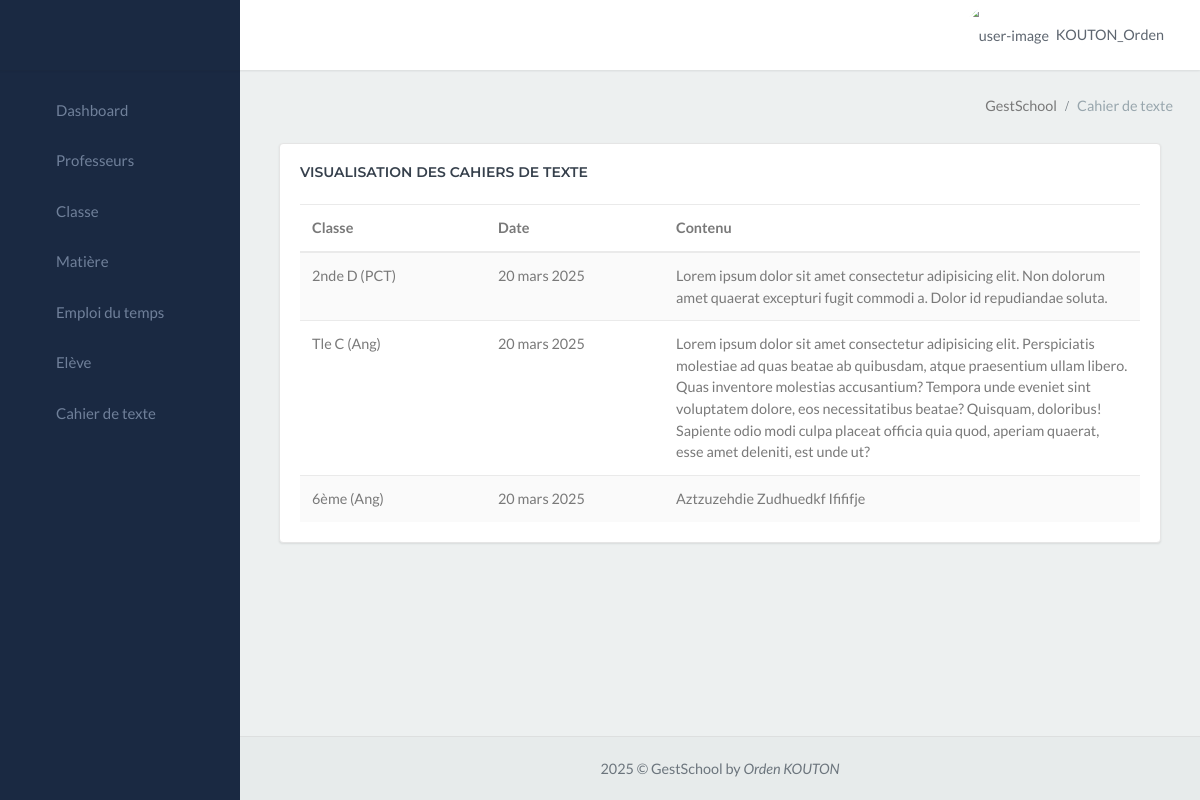
/gestschool_app/cahier_texte/ (signed in), run on the app's committed database.
### gestschool_app/models.py (models this page shows, shortened)
class CustomUser(AbstractUser):
    ROLE_CHOICES = (
        ('Choississez un rôle', 'Choississez un rôle'),
        ('Censeur', 'Censeur'),
        ('Surveillant', 'Surveillant'),
        ('Secrétaire', 'Secrétaire'),
        ('Professeur', 'Professeur'),
        ('Comptable', 'Comptable'),
        ('superadmin', 'superadmin'),
    )
    role = models.CharField(max_length=20, choices=ROLE_CHOICES, default='Personnel')
    groups = models.ManyToManyField(
        'auth.Group',
        verbose_name='groups',
        blank=True,
        help_text='The groups this user belongs to. A user will get all permissions granted to each of their groups.',
        related_name="customuser_set",  # Ajout de related_name
        related_query_name="user",
    )
    user_permissions = models.ManyToManyField(
        'auth.Permission',
        verbose_name='user permissions',
        blank=True,
        help_text='Specific permissions for this user.',
        related_name="customuser_permissions_set", # Ajout de related_name
        related_query_name="user",
    )

class Cahier_texte(models.Model):
    id_prof = models.ForeignKey(Professeur, on_delete=models.SET_NULL, null=True, blank=True)
    classe = models.CharField(max_length=80)
    matiere = models.CharField(max_length=100)
    date = models.DateField(max_length=100)
    contenu = models.CharField(max_length=5000)
    annee_scolaire = models.ForeignKey(AnneeScolaire, on_delete=models.SET_NULL, null=True, blank=True)
    trimestre = models.ForeignKey(Trimestre, on_delete=models.SET_NULL, null=True, blank=True)

### gestschool_app/views.py (the view)
# urls.py: path('cahier_texte/', views.visualisation_cahier_texte, name='visualisation_cahier_texte'),
@login_required
def visualisation_cahier_texte(request):
    trimestre_active = Trimestre.objects.filter(active=True).first()
    annee_active = AnneeScolaire.objects.filter(active=True).first()
    cahier_textes = Cahier_texte.objects.filter(Q(annee_scolaire=annee_active) & Q(trimestre=trimestre_active))
    return render(request, 'cahier de texte/visualisation_cahier_texte.html', {'cahier_textes': cahier_textes})

### gestschool_app/templates/cahier de texte/visualisation_cahier_texte.html (shortened to what this page needs)
{% extends "menu.html" %}
{% block content %}
<div class="content-page">
    <div class="content">
        <div class="container-fluid">
            <div class="row">
                <div class="col-12">
                    <div class="page-title-box">
                        <div class="page-title-right">
                            <ol class="breadcrumb p-0 m-0">
                                <li class="breadcrumb-item active">GestSchool</li>
                                <li class="breadcrumb-item"><a>Cahier de texte</a></li>
                            </ol>
                        </div>
                        <div class="clearfix"></div>
                    </div>
                </div>
            </div>
            <div class="container-fluid">
                <div class="row">
                    <div class="col-lg-12">
                        <div class="card">
                            <div class="card-body">
                                <div style="display: flex; align-items: center;">
                                    <h4 class="header-title mb-4" style="margin-right: 10px;">Visualisation des cahiers de texte</h4>
                                </div>
                                <div class="row">
                                    <div class="col-12">
                                        <div class="table-responsive">
                                            <table class="table table-striped mb-0">
                                                <thead>
                                                    <tr>
                                                        <th style="width: 2%;">Classe</th>
                                                        <th style="width: 2%;">Date</th>
                                                        <th>Contenu</th>
                                                    </tr>
                                                </thead>
                                                <tbody>
                                                    {% for cahier in cahier_textes %}
                                                    <tr>
                                                        <td style="width: 2%;">{{ cahier.classe }} ({{ cahier.matiere }})</td>
                                                        <td style="width: 2%;">{{ cahier.date }}</td>
                                                        <td style="width: 6%;">{{ cahier.contenu }}</td>
                                                    </tr>
                                                    {% empty %}
                                                    <tr>
                                                        <td colspan="6" style="color: red; font-style: italic;">Aucun élément dans le cahier de texte pour ce trimestre.</td>
                                                    </tr>
                                                    {% endfor %}
                                                </tbody>
                                            </table>
                                        </div>
                                    </div>
                                </div>
                            </div>
                        </div>
                    </div>
                </div>
            </div>
        </div>
    </div>
</div>
{% endblock %}

### gestschool_app/templates/menu.html (shortened to what this page needs)
{% load custom_filters %}
<!DOCTYPE html>
<html lang="en">
<head>
    <link href="/static/libs/sweetalert2/sweetalert2.min.css" rel="stylesheet" type="text/css">
    <link href="/static/libs/datatables/dataTables.bootstrap4.min.css" rel="stylesheet" type="text/css">
    <link href="/static/libs/datatables/buttons.bootstrap4.min.css" rel="stylesheet" type="text/css">
    <link href="/static/libs/datatables/responsive.bootstrap4.min.css" rel="stylesheet" type="text/css">
    <link href="/static/libs/datatables/select.bootstrap4.min.css" rel="stylesheet" type="text/css">
    <link href="/static/css/bootstrap.min.css" rel="stylesheet" type="text/css" id="bootstrap-stylesheet">
    <link href="/static/css/icons.min.css" rel="stylesheet" type="text/css">
    <link href="/static/css/app.min.css" rel="stylesheet" type="text/css" id="app-stylesheet">
</head>
<body>
    <div id="wrapper">
        <div class="navbar-custom">
            <ul class="list-unstyled topnav-menu float-right mb-0">
                <li class="dropdown notification-list">
                    <a class="nav-link dropdown-toggle nav-user mr-0 waves-effect" data-toggle="dropdown" href="#"
                        role="button" aria-haspopup="false" aria-expanded="false">
                        <img src="/static/images/utilisateur-de-profil.png" alt="user-image" class="rounded-circle">
                        <span class="pro-user-name ml-1">
                            {{user.username}} <i class="mdi mdi-chevron-down"></i>
                        </span>
                    </a>
                </li>
            </ul>
            <div class="logo-box">
                <a class="logo text-center logo-light">
                    <span class="logo-lg">
                    </span>
                </a>
            </div>
            <ul class="list-unstyled topnav-menu topnav-menu-left m-0">
                <li>
                    <button class="button-menu-mobile waves-effect">
                        <i class="mdi mdi-menu"></i>
                    </button>
                </li>
            </ul>
        </div>
        <div class="left-side-menu">
            <div class="slimscroll-menu">
                <div id="sidebar-menu">
                    <ul class="metismenu" id="side-menu">
                        {% if user.role == "Censeur" %}
                            <li>
                                <a href="{% url 'index' %}" class="waves-effect">
                                    <i class="ion-md-speedometer"></i>
                                    <span> Dashboard </span>
                                </a>
                            </li>
                            <li>
                                <a href="{% url 'professeur' %}" class="waves-effect">
                                    <i class="mdi mdi-account-outline"></i>
                                    <span> Professeurs </span>
                                </a>
                            </li>
                            <li>
                                <a href="{% url 'classe' %}" class="waves-effect">
                                    <i class="ion-md-home"></i>
                                    <span> Classe </span>
                                </a>
                            </li>
                            <li>
                                <a href="{% url 'matiere' %}" class="waves-effect">
                                    <i class="ion-md-flask"></i>
                                    <span> Matière </span>
                                </a>
                            </li>
                            <li>
                                <a href="{% url 'emploi' %}" class="waves-effect">
                                    <i class="ion ion-ios-calendar"></i>
                                    <span> Emploi du temps </span>
                                </a>
                            </li>
                            <li>
                                <a href="{% url 'eleve' %}" class="waves-effect">
                                    <i class="ion-ios-contacts"></i>
                                    <span> Elève </span>
                                </a>
                            </li>
                            <li>
                                <a href="{% url 'visualisation_cahier_texte' %}" class="waves-effect">
                                    <i class="ion ion-ios-book"></i>
                                    <span> Cahier de texte </span>
                                </a>
                            </li>
                        {% endif %}
                    </ul>
                </div>
            </div>
        </div>
        {% block content %}
        {% endblock %}
         <footer class="footer">
            <div class="container-fluid">
                <div class="row">
                    <div class="col-md-12">
                        2025 &copy; GestSchool by <em>Orden KOUTON</em>
                    </div>
                </div>
            </div>
        </footer>
    </div>
</body>
</html>

### data on the page
CustomUser: username "KOUTON_Orden"
Cahier_texte: classe "2nde D", matiere "PCT", date "20 mars 2025", contenu "Lorem ipsum dolor sit amet consectetur adipisicing elit. Non dolorum amet quaerat excepturi fugit commodi a. Dolor id repudiandae soluta."
Cahier_texte: classe "Tle C", matiere "Ang", date "20 mars 2025", contenu "Lorem ipsum dolor sit amet consectetur adipisicing elit. Perspiciatis molestiae ad quas beatae ab quibusdam, atque praesentium ullam libero. Quas inventore molestias accusantium? Tempora unde eveniet sint voluptatem dolore, eos necessitatibus beatae? Quisquam, doloribus! Sapiente odio modi culpa placeat officia quia quod, aperiam quaerat, esse amet deleniti, est unde ut?"
Cahier_texte: classe "6ème", matiere "Ang", date "20 mars 2025", contenu "Aztzuzehdie Zudhuedkf Ifififje"
